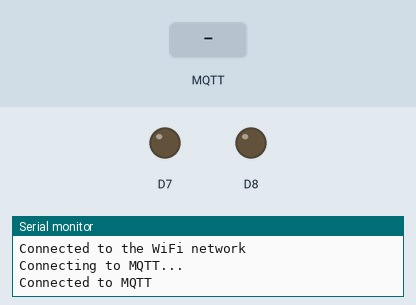
Recording of a sketch running on a simulated ESP8266 (NodeMCU). Parts: output pins drawn as LEDs (lit = HIGH), the last lines printed to the serial monitor. The test bench sets the inputs (shaded band). WiFi joins after 1.5 s; servers stay silent unless stated; no MQTT or app messages arrive unless stated.

Above: at 3.2 s.
3.3 s: MQTT message "ON7" arrives on the first subscribed topic
At 4.5 s:
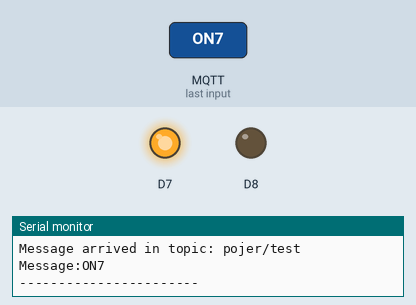
4.8 s: MQTT message "ON8" arrives on the first subscribed topic
At 5.7 s:
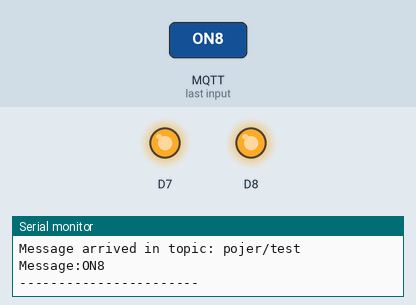
6.3 s: MQTT message "OFF7" arrives on the first subscribed topic
At 6.8 s:
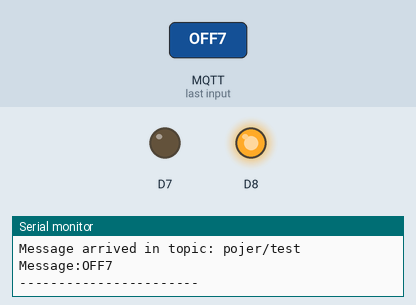
7.8 s: MQTT message "OFF8" arrives on the first subscribed topic
At 9.1 s:
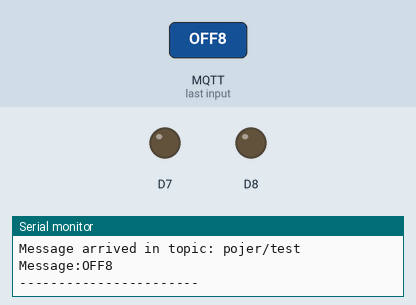
Timing chart, 0 to 10.3 s (numbered marks = the images above; inputs shaded):
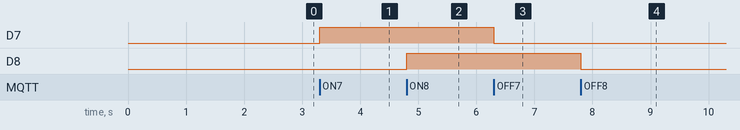

The sketch:

wifi.ino
```cpp
#include <ESP8266WiFi.h>
#include <PubSubClient.h>
//kikiwifi
const char* ssid = "kikiwifi"; // Enter your WiFi name
const char* password =  "kikiwifi"; // Enter WiFi password
const char* mqttServer = "parkom.mobilisis.hr";
const int mqttPort = 1883;
const char* mqttUser = "guest";
const char* mqttPassword = "guest";

WiFiClient espClient;
PubSubClient client(espClient);

void setup() {
  pinMode(D7, OUTPUT);
  pinMode(D8, OUTPUT);

  Serial.begin(115200);

  connectToWifi();
}

void connectToWifi() {
  Serial.println("WiFi.begin");
  WiFi.begin(ssid, password);

  while (WiFi.status() != WL_CONNECTED) {
    delay(2000);
    Serial.println("Connecting to WiFi... ");
    //Serial.println(ssid);
  }
  Serial.println("Connected to the WiFi network");
  connectToMQTT();
}

void connectToMQTT() {
  client.setServer(mqttServer, mqttPort);
  client.setCallback(callback);

  while (!client.connected()) {
    Serial.println("Connecting to MQTT...");

    if (client.connect("ESP8266Client", mqttUser, mqttPassword )) {
      Serial.println("Connected to MQTT");
    } else {
      Serial.print("failed with state " + client.state());
      delay(2000);
    }
  }

  //client.publish("pojer/test", "hello"); //Topic name
  client.subscribe("pojer/test");
}

void callback(char* topic, byte* payload, unsigned int length) {

  Serial.print("Message arrived in topic: ");
  Serial.println(topic);

  Serial.print("Message:");

  String mess = "";
  for (int i = 0; i < length; i++) {
    //Serial.print((char)payload[i]);
    mess += (char)payload[i];
  }

  String msgString = mess;
  Serial.println(msgString);


  if (msgString == "ON7")
  {
    digitalWrite(D7, HIGH);
  }
  if (msgString == "OFF7")
  {
    digitalWrite(D7, LOW);
  }
  if (msgString == "ON8")
  {
    digitalWrite(D8, HIGH);
  }
  if (msgString == "OFF8")
  {
    digitalWrite(D8, LOW);
  }

  //Serial.println();
  Serial.println("-----------------------");

}

void loop() {
  if (WiFi.status() != WL_CONNECTED)
  {
    connectToWifi();
  }

  client.loop();
}
```

Measured:
- after the input at 3.3 s, D7: LOW → HIGH at once
- after the input at 4.8 s, D8: LOW → HIGH at once
- after the input at 6.3 s, D7: HIGH → LOW at once
- after the input at 7.8 s, D8: HIGH → LOW at once
